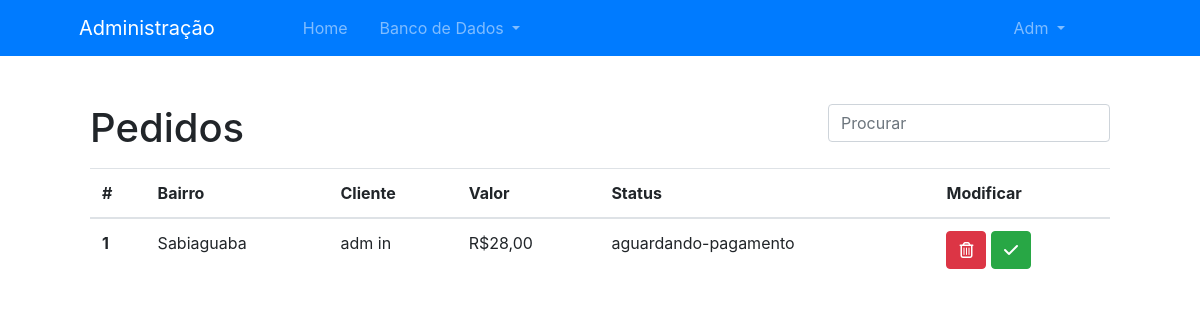
Before: /admin/pedidos (signed in) with the older database file.
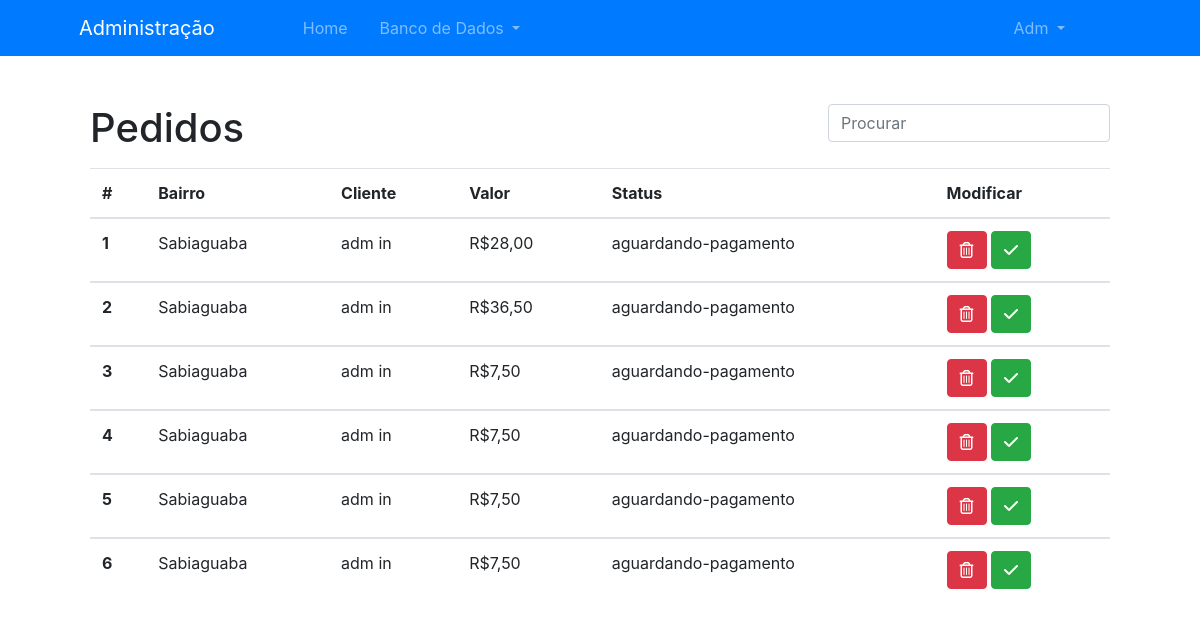
After: the same page with the newer database file.
### models.py (models this page shows, shortened)
class User(UserMixin, db.Model):
    id = db.Column(db.Integer, primary_key=True)
    role = db.Column(db.Enum("user", "admin"), nullable=False, default='user')  # Role of the user, limits the access to certain pages
    name = db.Column(db.String(100), nullable=False)
    surname = db.Column(db.String(100), nullable=False)
    email = db.Column(db.String(100), unique=True, nullable=False)
    phone = db.Column(db.String(15), unique=True, nullable=False)
    password = db.Column(db.String(100), nullable=False)
    orders = db.relationship('Order', backref='order')

class Order(db.Model):
    id = db.Column(db.Integer, primary_key=True)
    client_id = db.Column(db.Integer, db.ForeignKey('user.id', ondelete='CASCADE'))
    street = db.Column(db.String(200), nullable=False)
    address_number = db.Column(db.String(10), nullable=False)
    district = db.Column(db.String(200), nullable=False)
    city = db.Column(db.String(100), nullable=False)
    cep = db.Column(db.String(10), nullable=False)
    status = db.Column(db.Enum("aguardando-pagamento", "pago", "enviado", "finalizado", name="status de pedido"), default='aguardando-pagamento')
    itens = db.relationship('ItemOrder', backref='itens')
    price = db.Column(db.Float, nullable=False)

### views.py (the view)
@views.route('/admin/pedidos')
@login_required
def admin_orders():
    if current_user.role == 'admin':
        orders = Order.query.all()
        users = User.query.all()
        return render_template('admin/orders.html', orders=orders, users=users)
    else:
        return redirect(url_for('views.homepage'))

### __init__.py (called while the page is built)
def create_app(config_file='config.py'):
    app = Flask(__name__)
    app.config.from_pyfile(config_file)
    db.init_app(app)
    login_manager.login_view = 'auth.login'
    login_manager.init_app(app)
    from .models import User
    @login_manager.user_loader
    def load_user(user_id):
        return User.query.get(int(user_id))
    from .models import models
    app.register_blueprint(models)
    from .views import views
    app.register_blueprint(views)
    from .auth import auth
    app.register_blueprint(auth)
    return app

### templates/admin/orders.html (shortened to what this page needs)
{% extends 'admin/base.html' %}
{% block page %}
    <div class="box mx-auto mt-5 mb-3">
        <h1 class="d-inline">Pedidos {{ status }}</h1>
        <div class="float-right">
            <input class="form-control mr-sm-2" type="search" id="tableSearch" onkeyup="searchInTable()" placeholder="Procurar" aria-label="Search">
        </div>
    </div>
    <div class="box mx-auto">
        <table class="table table-hover">
            <thead>
                <tr>
                    <th scope="col">#</th>
                    <th scope="col">Bairro</th>
                    <th scope="col">Cliente</th>
                    <th scope="col">Valor</th>
                    <th scope="col">Status</th>
                    <th scope="col">Modificar</th>
                </tr>
            </thead>
            {% for order in orders %}
            <tbody class="searchable">
                <tr style="cursor: pointer;">
                    <th scope="row">{{ order.id }}</th>
                    <td data-href="{{ url_for('views.admin_order_detail', id=order.id) }}">{{ order.district }}</td>
                    <td data-href="{{ url_for('views.admin_order_detail', id=order.id) }}">{{ users[order.client_id-1].name }} {{ users[order.client_id-1].surname }}</td>
                    <td data-href="{{ url_for('views.admin_order_detail', id=order.id) }}">R${{ ("%.2f"|format(order.price)|string).replace('.', ',') }}</td>
                    <td data-href="{{ url_for('views.admin_order_detail', id=order.id) }}">{{ order.status }}</td>
                    <td>
                        <button type="button" class="btn btn-danger" data-toggle="modal" data-target="#modalDelete{{ order.id }}">
                            <i class="far fa-trash-alt"></i>
                        </button>
                        <a role="button" class="btn btn-success" href="{{ url_for('views.admin_order_change_status', id=order.id) }}">
                            <i class="fas fa-check"></i>
                        </a>
                    </td>
                </tr>
            </tbody>
            {% endfor %}
        </table>
    </div>
{% endblock %}

### templates/admin/base.html (shortened to what this page needs)
<!DOCTYPE html>
<html lang="pt-br">
<head>
    <link rel="stylesheet" type="text/css" href="{{ url_for('static', filename='css/admin.css') }}">
    <link rel="stylesheet" href="https://maxcdn.bootstrapcdn.com/bootstrap/4.0.0/css/bootstrap.min.css"
>
</head>
<body>
    <nav class="navbar sticky-top navbar-expand-lg bg-primary navbar-dark">
        <div class="collapse navbar-collapse container-fluid" id="navbarNav">
            <ul class="navbar-nav">
                <a class="navbar-brand ml-5" href="">
                    <span>Administração</span>
                </a>
                <li class="nav-item px-3 ml-5 my-auto">
                    <a class="nav-link nav-text" href="{{ url_for('views.admin') }}">Home</a>
                </li>
                <li class="nav-item dropdown mr-5">
                    <a class="nav-link dropdown-toggle" href="#" id="navbarDropdownMenuLink" role="button" data-toggle="dropdown" aria-haspopup="true" aria-expanded="false">
                      Banco de Dados
                    </a>
                </li>
            </ul>
            <ul class="navbar-nav mr-5">
                <li class="nav-item dropdown mr-5">
                    <a class="nav-link dropdown-toggle" href="#" id="navbarDropdownMenuLink" role="button" data-toggle="dropdown" aria-haspopup="true" aria-expanded="false">
                      {{ current_user.name|capitalize }}
                    </a>
                </li>
            </ul>
        </div>
    </nav>
    {% block page %}
    {% endblock %}
</body>
</html>

### static/css/admin.css (style rules this page uses)
.box { width: 85%; }

Changed rows visible on the page:
added Order: id "2", district "Sabiaguaba", {{ users[order.client_id-1].name }} "adm", {{ users[order.client_id-1].surname }} "in", price "36,50", status "aguardando-pagamento"
added Order: id "3", district "Sabiaguaba", {{ users[order.client_id-1].name }} "adm", {{ users[order.client_id-1].surname }} "in", price "7,50", status "aguardando-pagamento"
added Order: id "4", district "Sabiaguaba", {{ users[order.client_id-1].name }} "adm", {{ users[order.client_id-1].surname }} "in", price "7,50", status "aguardando-pagamento"
added Order: id "5", district "Sabiaguaba", {{ users[order.client_id-1].name }} "adm", {{ users[order.client_id-1].surname }} "in", price "7,50", status "aguardando-pagamento"
added Order: id "6", district "Sabiaguaba", {{ users[order.client_id-1].name }} "adm", {{ users[order.client_id-1].surname }} "in", price "7,50", status "aguardando-pagamento"
